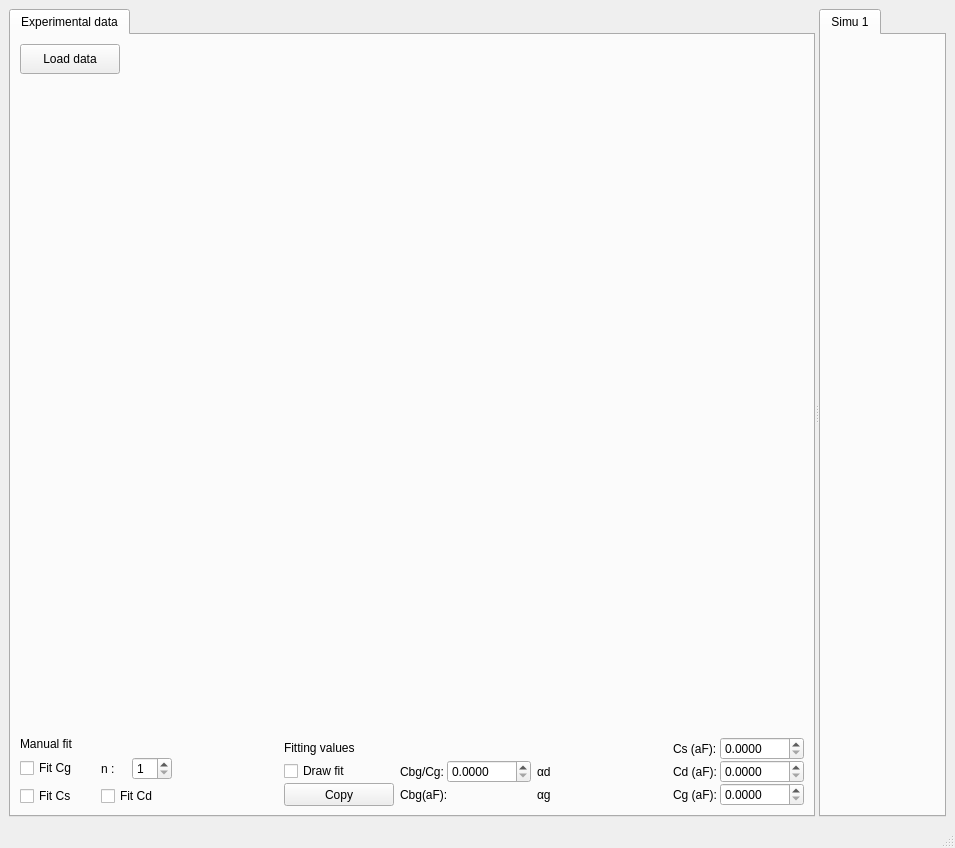
<?xml version="1.0" encoding="UTF-8"?>
<ui version="4.0">
 <class>MainWindow</class>
 <widget class="QMainWindow" name="MainWindow">
  <property name="geometry">
   <rect>
    <x>0</x>
    <y>0</y>
    <width>955</width>
    <height>848</height>
   </rect>
  </property>
  <property name="windowTitle">
   <string>MainWindow</string>
  </property>
  <widget class="QWidget" name="centralwidget">
   <layout class="QHBoxLayout" name="horizontalLayout">
    <item>
     <widget class="QSplitter" name="splitter">
      <property name="orientation">
       <enum>Qt::Horizontal</enum>
      </property>
      <widget class="QTabWidget" name="expTab">
       <property name="currentIndex">
        <number>0</number>
       </property>
       <widget class="QWidget" name="ExpTab">
        <attribute name="title">
         <string>Experimental data</string>
        </attribute>
        <layout class="QGridLayout" name="gridLayout_19">
         <item row="1" column="0">
          <layout class="QGridLayout" name="gridLayout">
           <item row="0" column="0">
            <widget class="QWidget" name="mplExp" native="true">
             <property name="minimumSize">
              <size>
               <width>500</width>
               <height>550</height>
              </size>
             </property>
             <property name="maximumSize">
              <size>
               <width>16777215</width>
               <height>16777214</height>
              </size>
             </property>
             <layout class="QVBoxLayout" name="mplvl"/>
            </widget>
           </item>
           <item row="1" column="0">
            <layout class="QHBoxLayout" name="horizontalLayout_2">
             <item>
              <layout class="QGridLayout" name="gridLayout_1" columnstretch="0,0">
               <item row="0" column="0">
                <widget class="QLabel" name="label_1">
                 <property name="maximumSize">
                  <size>
                   <width>1677</width>
                   <height>15</height>
                  </size>
                 </property>
                 <property name="text">
                  <string>Manual fit</string>
                 </property>
                </widget>
               </item>
               <item row="2" column="0">
                <widget class="QCheckBox" name="check_Cs">
                 <property name="maximumSize">
                  <size>
                   <width>75</width>
                   <height>16777215</height>
                  </size>
                 </property>
                 <property name="text">
                  <string>Fit Cs</string>
                 </property>
                </widget>
               </item>
               <item row="2" column="1">
                <widget class="QCheckBox" name="check_Cd">
                 <property name="maximumSize">
                  <size>
                   <width>75</width>
                   <height>16777215</height>
                  </size>
                 </property>
                 <property name="text">
                  <string>Fit Cd</string>
                 </property>
                </widget>
               </item>
               <item row="1" column="1">
                <layout class="QHBoxLayout" name="horizontalLayout_1">
                 <item>
                  <widget class="QLabel" name="label">
                   <property name="maximumSize">
                    <size>
                     <width>25</width>
                     <height>16777215</height>
                    </size>
                   </property>
                   <property name="text">
                    <string>n :</string>
                   </property>
                  </widget>
                 </item>
                 <item>
                  <widget class="QSpinBox" name="num_diam_Cg">
                   <property name="maximumSize">
                    <size>
                     <width>40</width>
                     <height>16777215</height>
                    </size>
                   </property>
                   <property name="minimum">
                    <number>1</number>
                   </property>
                  </widget>
                 </item>
                </layout>
               </item>
               <item row="1" column="0">
                <widget class="QCheckBox" name="check_Cg">
                 <property name="maximumSize">
                  <size>
                   <width>75</width>
                   <height>16777215</height>
                  </size>
                 </property>
                 <property name="text">
                  <string>Fit Cg</string>
                 </property>
                </widget>
               </item>
              </layout>
             </item>
             <item>
              <widget class="QLabel" name="label_4">
               <property name="minimumSize">
                <size>
                 <width>10</width>
                 <height>0</height>
                </size>
               </property>
               <property name="maximumSize">
                <size>
                 <width>100</width>
                 <height>16777215</height>
                </size>
               </property>
               <property name="focusPolicy">
                <enum>Qt::TabFocus</enum>
               </property>
               <property name="text">
                <string/>
               </property>
              </widget>
             </item>
             <item>
              <layout class="QGridLayout" name="gridLayout_2" rowstretch="0,0,0" columnstretch="0,0,0,0">
               <property name="verticalSpacing">
                <number>0</number>
               </property>
               <item row="1" column="1">
                <layout class="QHBoxLayout" name="horizontalLayout_3">
                 <item>
                  <widget class="QLabel" name="label_3">
                   <property name="maximumSize">
                    <size>
                     <width>90</width>
                     <height>16777215</height>
                    </size>
                   </property>
                   <property name="text">
                    <string>Cbg/Cg:</string>
                   </property>
                  </widget>
                 </item>
                 <item>
                  <widget class="QDoubleSpinBox" name="bg_g_fit">
                   <property name="decimals">
                    <number>4</number>
                   </property>
                   <property name="maximum">
                    <double>1001.000000000000000</double>
                   </property>
                  </widget>
                 </item>
                </layout>
               </item>
               <item row="2" column="2">
                <widget class="QLabel" name="lever_arm_g">
                 <property name="minimumSize">
                  <size>
                   <width>70</width>
                   <height>0</height>
                  </size>
                 </property>
                 <property name="text">
                  <string>αg</string>
                 </property>
                </widget>
               </item>
               <item row="1" column="3">
                <layout class="QHBoxLayout" name="horizontalLayout_31">
                 <item>
                  <widget class="QLabel" name="label_6">
                   <property name="maximumSize">
                    <size>
                     <width>90</width>
                     <height>16777215</height>
                    </size>
                   </property>
                   <property name="text">
                    <string>Cd (aF):</string>
                   </property>
                  </widget>
                 </item>
                 <item>
                  <widget class="QDoubleSpinBox" name="Cd_fit">
                   <property name="decimals">
                    <number>4</number>
                   </property>
                   <property name="maximum">
                    <double>1000.000000000000000</double>
                   </property>
                  </widget>
                 </item>
                </layout>
               </item>
               <item row="0" column="3">
                <layout class="QHBoxLayout" name="horizontalLayout_29">
                 <item>
                  <widget class="QLabel" name="label_7">
                   <property name="maximumSize">
                    <size>
                     <width>90</width>
                     <height>16777215</height>
                    </size>
                   </property>
                   <property name="text">
                    <string>Cs (aF):</string>
                   </property>
                  </widget>
                 </item>
                 <item>
                  <widget class="QDoubleSpinBox" name="Cs_fit">
                   <property name="maximumSize">
                    <size>
                     <width>16777215</width>
                     <height>16777214</height>
                    </size>
                   </property>
                   <property name="decimals">
                    <number>4</number>
                   </property>
                   <property name="maximum">
                    <double>1001.000000000000000</double>
                   </property>
                  </widget>
                 </item>
                </layout>
               </item>
               <item row="2" column="0">
                <widget class="QPushButton" name="copy_dataToSim">
                 <property name="minimumSize">
                  <size>
                   <width>0</width>
                   <height>0</height>
                  </size>
                 </property>
                 <property name="maximumSize">
                  <size>
                   <width>110</width>
                   <height>32</height>
                  </size>
                 </property>
                 <property name="text">
                  <string>Copy</string>
                 </property>
                </widget>
               </item>
               <item row="1" column="2">
                <widget class="QLabel" name="lever_arm_d">
                 <property name="text">
                  <string>αd</string>
                 </property>
                </widget>
               </item>
               <item row="1" column="0">
                <widget class="QCheckBox" name="check_draw_fit">
                 <property name="maximumSize">
                  <size>
                   <width>110</width>
                   <height>16777215</height>
                  </size>
                 </property>
                 <property name="text">
                  <string>Draw fit</string>
                 </property>
                </widget>
               </item>
               <item row="2" column="3">
                <layout class="QHBoxLayout" name="horizontalLayout_32">
                 <item>
                  <widget class="QLabel" name="label_2">
                   <property name="maximumSize">
                    <size>
                     <width>90</width>
                     <height>16777215</height>
                    </size>
                   </property>
                   <property name="text">
                    <string>Cg (aF):</string>
                   </property>
                  </widget>
                 </item>
                 <item>
                  <widget class="QDoubleSpinBox" name="Cg_fit">
                   <property name="decimals">
                    <number>4</number>
                   </property>
                   <property name="maximum">
                    <double>1000.000000000000000</double>
                   </property>
                  </widget>
                 </item>
                </layout>
               </item>
               <item row="0" column="0">
                <widget class="QLabel" name="label_5">
                 <property name="maximumSize">
                  <size>
                   <width>110</width>
                   <height>20</height>
                  </size>
                 </property>
                 <property name="text">
                  <string>Fitting values</string>
                 </property>
                </widget>
               </item>
               <item row="2" column="1">
                <layout class="QHBoxLayout" name="horizontalLayout_4">
                 <item>
                  <widget class="QLabel" name="label_8">
                   <property name="text">
                    <string>Cbg(aF):</string>
                   </property>
                  </widget>
                 </item>
                 <item>
                  <widget class="QLabel" name="lab_Cbg">
                   <property name="text">
                    <string/>
                   </property>
                  </widget>
                 </item>
                </layout>
               </item>
              </layout>
             </item>
            </layout>
           </item>
          </layout>
         </item>
         <item row="0" column="0">
          <widget class="QWidget" name="widget_4" native="true">
           <property name="maximumSize">
            <size>
             <width>16777215</width>
             <height>30</height>
            </size>
           </property>
           <widget class="QPushButton" name="load_Expdata">
            <property name="geometry">
             <rect>
              <x>0</x>
              <y>0</y>
              <width>100</width>
              <height>30</height>
             </rect>
            </property>
            <property name="maximumSize">
             <size>
              <width>100</width>
              <height>16777215</height>
             </size>
            </property>
            <property name="text">
             <string>Load data</string>
            </property>
           </widget>
          </widget>
         </item>
        </layout>
       </widget>
      </widget>
      <widget class="QTabWidget" name="simuTab">
       <property name="currentIndex">
        <number>0</number>
       </property>
       <widget class="QWidget" name="Simu1_5">
        <attribute name="title">
         <string>Simu 1</string>
        </attribute>
        <layout class="QGridLayout" name="gridLayout_18"/>
       </widget>
      </widget>
     </widget>
    </item>
   </layout>
  </widget>
  <widget class="QMenuBar" name="menubar">
   <property name="geometry">
    <rect>
     <x>0</x>
     <y>0</y>
     <width>955</width>
     <height>31</height>
    </rect>
   </property>
  </widget>
  <widget class="QStatusBar" name="statusbar"/>
 </widget>
 <resources/>
 <connections/>
</ui>
